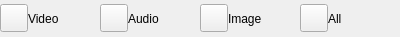
<?xml version="1.0" encoding="UTF-8"?>
<ui version="4.0">
 <class>FileFilterSelectWidgetUi</class>
 <widget class="QFrame" name="FileFilterSelectWidgetUi">
  <property name="geometry">
   <rect>
    <x>0</x>
    <y>0</y>
    <width>400</width>
    <height>37</height>
   </rect>
  </property>
  <property name="sizePolicy">
   <sizepolicy hsizetype="Expanding" vsizetype="Preferred">
    <horstretch>0</horstretch>
    <verstretch>0</verstretch>
   </sizepolicy>
  </property>
  <property name="minimumSize">
   <size>
    <width>0</width>
    <height>0</height>
   </size>
  </property>
  <property name="windowTitle">
   <string>Form</string>
  </property>
  <property name="styleSheet">
   <string notr="true"/>
  </property>
  <layout class="QHBoxLayout" name="horizontalLayout">
   <property name="spacing">
    <number>0</number>
   </property>
   <property name="leftMargin">
    <number>0</number>
   </property>
   <property name="topMargin">
    <number>0</number>
   </property>
   <property name="rightMargin">
    <number>0</number>
   </property>
   <property name="bottomMargin">
    <number>0</number>
   </property>
   <item>
    <widget class="VxPushButton" name="m_FileTypeVideoButton">
     <property name="minimumSize">
      <size>
       <width>28</width>
       <height>28</height>
      </size>
     </property>
     <property name="maximumSize">
      <size>
       <width>28</width>
       <height>28</height>
      </size>
     </property>
     <property name="text">
      <string/>
     </property>
     <property name="iconSize">
      <size>
       <width>28</width>
       <height>28</height>
      </size>
     </property>
    </widget>
   </item>
   <item>
    <widget class="VxLabel" name="m_VideoLabel">
     <property name="text">
      <string>Video</string>
     </property>
    </widget>
   </item>
   <item>
    <widget class="VxPushButton" name="m_FileTypeAudioButton">
     <property name="minimumSize">
      <size>
       <width>28</width>
       <height>28</height>
      </size>
     </property>
     <property name="maximumSize">
      <size>
       <width>28</width>
       <height>28</height>
      </size>
     </property>
     <property name="text">
      <string/>
     </property>
     <property name="iconSize">
      <size>
       <width>28</width>
       <height>28</height>
      </size>
     </property>
    </widget>
   </item>
   <item>
    <widget class="VxLabel" name="m_AudioLabel">
     <property name="text">
      <string>Audio</string>
     </property>
    </widget>
   </item>
   <item>
    <widget class="VxPushButton" name="m_FileTypeImageButton">
     <property name="minimumSize">
      <size>
       <width>28</width>
       <height>28</height>
      </size>
     </property>
     <property name="maximumSize">
      <size>
       <width>28</width>
       <height>28</height>
      </size>
     </property>
     <property name="text">
      <string/>
     </property>
     <property name="iconSize">
      <size>
       <width>28</width>
       <height>28</height>
      </size>
     </property>
    </widget>
   </item>
   <item>
    <widget class="VxLabel" name="m_ImageLabel">
     <property name="text">
      <string>Image</string>
     </property>
    </widget>
   </item>
   <item>
    <widget class="VxPushButton" name="m_FileTypeAllButton">
     <property name="minimumSize">
      <size>
       <width>28</width>
       <height>28</height>
      </size>
     </property>
     <property name="maximumSize">
      <size>
       <width>28</width>
       <height>28</height>
      </size>
     </property>
     <property name="text">
      <string/>
     </property>
     <property name="iconSize">
      <size>
       <width>28</width>
       <height>28</height>
      </size>
     </property>
    </widget>
   </item>
   <item>
    <widget class="VxLabel" name="m_AllLabel">
     <property name="text">
      <string>All</string>
     </property>
    </widget>
   </item>
  </layout>
 </widget>
 <customwidgets>
  <customwidget>
   <class>VxPushButton</class>
   <extends>QPushButton</extends>
   <header>VxPushButton.h</header>
  </customwidget>
  <customwidget>
   <class>VxLabel</class>
   <extends>QLabel</extends>
   <header>VxLabel.h</header>
  </customwidget>
 </customwidgets>
 <resources/>
 <connections/>
</ui>
